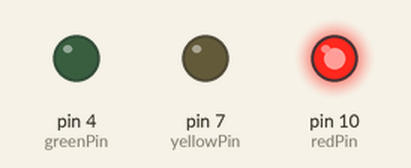
The sketch below on a simulated Arduino Uno, built with avr-gcc and run on an emulated ATmega328P. Parts: output pins drawn as LEDs (lit = HIGH).

Above: at 2.5 s.
At 6.5 s:
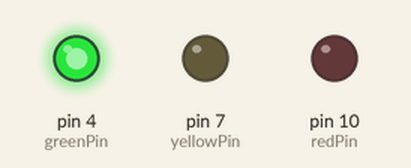
At 8.5 s:
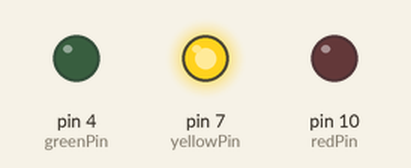
Timing chart, 0 to 11.7 s (numbered marks = the images above):
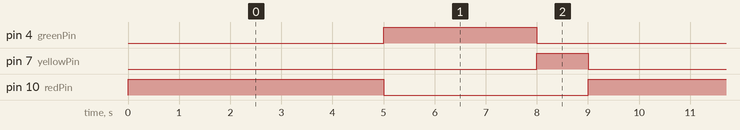

Measured:
- by itself, pin 4 (greenPin): alternates HIGH for 3.0 s and LOW for 6.0 s
- by itself, pin 7 (yellowPin): alternates HIGH for 1.0 s and LOW for 8.0 s
- by itself, pin 10 (redPin): alternates HIGH for 5.0 s and LOW for 4.0 s

The sketch:

Project_04_Traffic_light.ino
```cpp
/*

Keye New RFID Starter Kit

Project 4

Traffic light

Edit By Keyes

*/

int redPin = 10; // Red LED is connected to digital pin 10

int yellowPin = 7; // Yellow LED is connected to digital pin 7

int greenPin = 4; // Green LED is connected to digital pin 4

void setup() {

pinMode(redPin, OUTPUT);

pinMode(yellowPin, OUTPUT);

pinMode(greenPin, OUTPUT);

}

void loop() {

// Red LED will be on for 5s

digitalWrite(redPin, HIGH);

delay(5000);

// Red LED will be off and green LED will be on for 3s

digitalWrite(redPin, LOW);

digitalWrite(greenPin, HIGH);

delay(3000);

// Green LED will be off and yellow LED will be on for 1s

digitalWrite(greenPin, LOW);

digitalWrite(yellowPin, HIGH);

delay(1000);

// Yellow LED will be off

digitalWrite(yellowPin, LOW);

}
```
